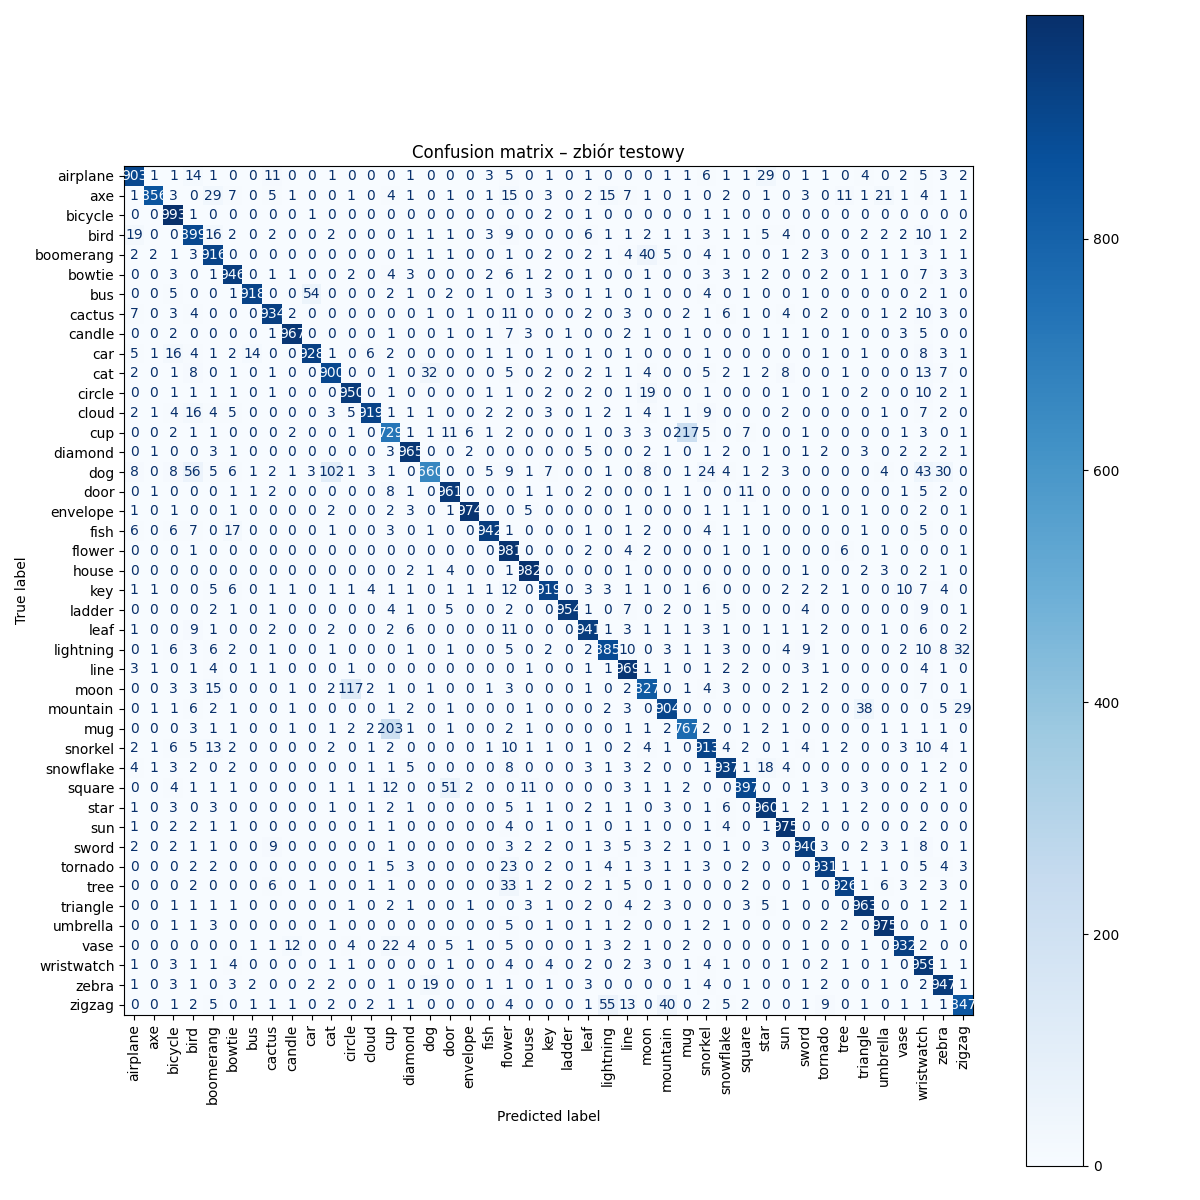

Here is the Python script that generated this plot:
import numpy as np
import matplotlib.pyplot as plt
from sklearn.metrics import confusion_matrix, ConfusionMatrixDisplay
import model_related_functions as mrf
import constants as const

X, y, label_to_id, id_to_label = mrf.load_quickdraw_dataset()

model = const.QUICKDRAW_OCR_MODEL

y_pred = model.predict(X, batch_size=32)
y_pred_classes = np.argmax(y_pred, axis=1)

cm = confusion_matrix(y, y_pred_classes)

labels = [id_to_label[str(i)] for i in range(len(id_to_label))]

disp = ConfusionMatrixDisplay(confusion_matrix=cm, display_labels=labels)

fig, ax = plt.subplots(figsize=(12, 12))
disp.plot(ax=ax, cmap="Blues", xticks_rotation=90)

plt.title("Confusion matrix – zbiór testowy")
plt.tight_layout()
plt.savefig("confusion_matrix.png")
plt.show()
